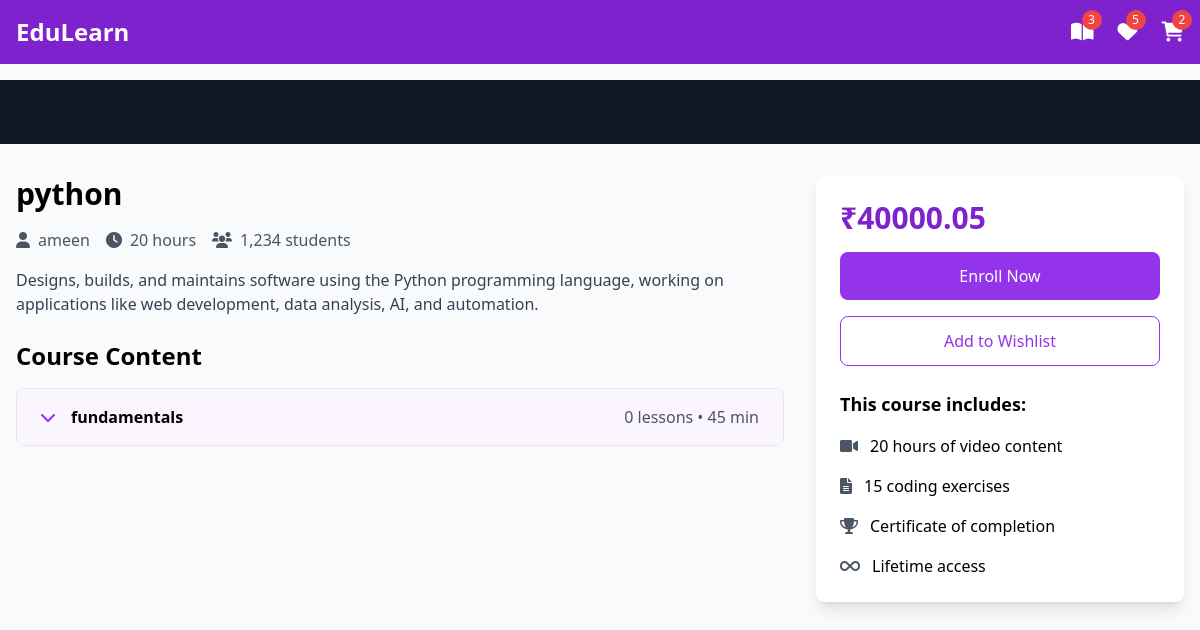
Before: /course/details/1 with the older database file.
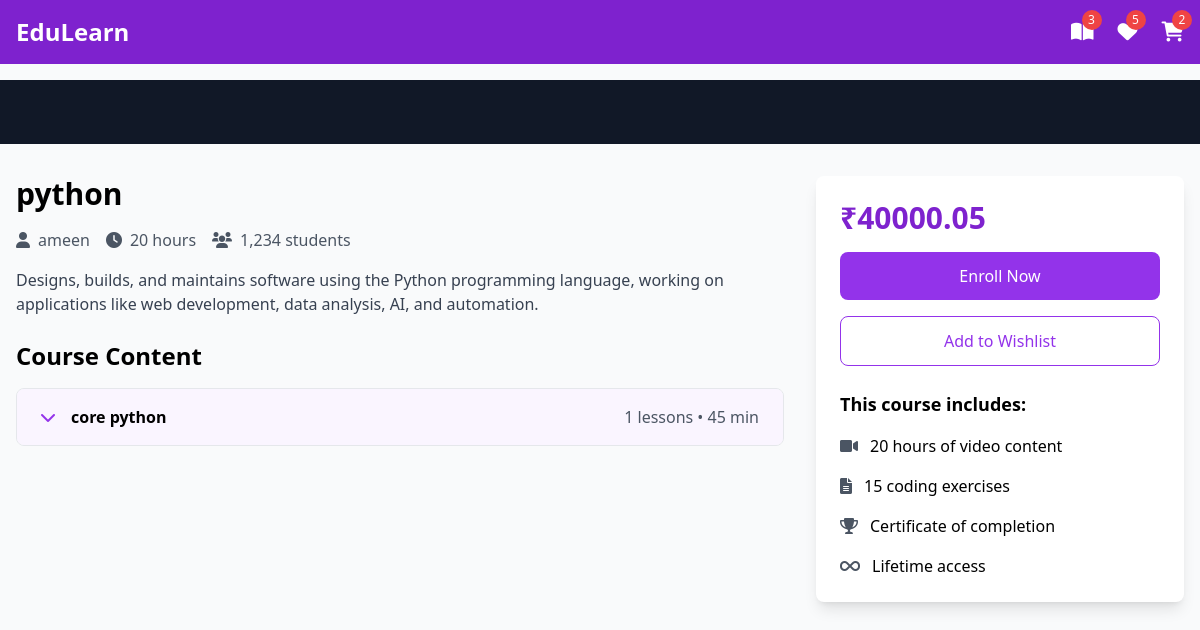
After: the same page with the newer database file.
### instructorapp/models.py (models this page shows, shortened)
class Course(models.Model):
    owner=models.ForeignKey(User,on_delete=models.SET_NULL,null=True,related_name="owner")
    Category=models.ManyToManyField(Category,related_name="category")
    title=models.CharField(max_length=200)
    description=models.TextField()
    image=models.ImageField(upload_to="course_img",null=True,blank=True,default="course_img/default.jpg")
    price=models.DecimalField(max_digits=7,decimal_places=2)
    thumbnail=EmbedVideoField()
    created_date=models.DateField(auto_now=True)

class User(AbstractUser):
    option=(
        ('instructor','instructor'),
        ('student','student')
    )
    role=models.CharField(max_length=100,choices=option,default="student")

class Module(models.Model):
    course=models.ForeignKey(Course,on_delete=models.CASCADE,related_name="module")
    title=models.CharField(max_length=150)
    order=models.IntegerField()

### studentapp/views.py (the view)
# urls.py: path('course/details/<int:id>',studView.CourseDetails.as_view(),name='coursedetails'),
class CourseDetails(View):
    def get(self,request,**kwargs):
        course=Course.objects.get(id=kwargs.get("id"))
        return render(request,'course_details.html',{'course':course})

### studentapp/templates/course_details.html (shortened to what this page needs)
{% load embed_video_tags %}
<!DOCTYPE html>
<html lang="en">
<head>
    <script src="https://cdn.tailwindcss.com"></script>
    <link href="https://cdnjs.cloudflare.com/ajax/libs/font-awesome/6.0.0/css/all.min.css" rel="stylesheet">
</head>
<body class="bg-gray-50">
    <nav class="bg-purple-700 fixed w-full z-20 top-0 left-0">
        <div class="max-w-screen-xl flex flex-wrap items-center justify-between mx-auto p-4">
            <a href="#" class="flex items-center">
                <span class="self-center text-2xl font-semibold text-white">EduLearn</span>
            </a>
            <div class="flex items-center space-x-6">
                <div class="relative group">
                    <a href="#" class="text-white hover:text-purple-200">
                        <i class="fas fa-book-open text-xl"></i>
                        <span
                            class="absolute -top-2 -right-2 bg-red-500 text-white text-xs rounded-full h-5 w-5 flex items-center justify-center">3</span>
                    </a>
                </div>
                <div class="relative group">
                    <a href="#" class="text-white hover:text-purple-200">
                        <i class="fas fa-heart text-xl"></i>
                        <span
                            class="absolute -top-2 -right-2 bg-red-500 text-white text-xs rounded-full h-5 w-5 flex items-center justify-center">5</span>
                    </a>
                </div>
                <div class="relative group">
                    <a href="#" class="text-white hover:text-purple-200">
                        <i class="fas fa-shopping-cart text-xl"></i>
                        <span
                            class="absolute -top-2 -right-2 bg-red-500 text-white text-xs rounded-full h-5 w-5 flex items-center justify-center">2</span>
                    </a>
                </div>
            </div>
        </div>
    </nav>
    <div class="pt-20">
        <div class="bg-gray-900 w-full">
            <div class="max-w-screen-xl mx-auto px-4 py-8">
                    {% video thumbnail '1280x960' %}
            </div>
        </div>
        {% endvideo %}
        <div class="max-w-screen-xl mx-auto px-4 py-8 grid grid-cols-1 lg:grid-cols-3 gap-8">
            <div class="lg:col-span-2">
                <h1 class="text-3xl font-bold mb-4">{{course.title}}</h1>
                <div class="flex items-center mb-4 text-gray-600">
                    <span class="mr-4"><i class="fas fa-user mr-2"></i>{{course.owner}}</span>
                    <span class="mr-4"><i class="fas fa-clock mr-2"></i>20 hours</span>
                    <span><i class="fas fa-users mr-2"></i>1,234 students</span>
                </div>
                <p class="text-gray-700 mb-6">{{course.description}}</p>
                <div class="space-y-4">
                    <h2 class="text-2xl font-bold mb-4">Course Content</h2>
                    {% for module in course.module.all %}
                    <div class="border rounded-lg overflow-hidden">
                        <button
                            class="w-full px-6 py-4 bg-purple-50 hover:bg-purple-100 flex items-center justify-between"
                            onclick="toggleModule('module{{forloop.counter}}')">
                            <div class="flex items-center">
                                <i class="fas fa-chevron-down mr-4 text-purple-600"></i>
                                <span class="font-semibold">{{module.title}}</span>
                            </div>
                            <span class="text-gray-600">{{module.lesson.all.count}} lessons • 45 min</span>
                        </button>
                    </div>
                    {% endfor %}
                </div>
            </div>
            <div class="lg:col-span-1">
                <div class="bg-white p-6 rounded-lg shadow-lg sticky top-24">
                    <div class="text-3xl font-bold mb-4 text-purple-700"> ₹{{course.price}}</div>
                    <button
                        class="w-full bg-purple-600 text-white py-3 rounded-lg mb-4 hover:bg-purple-700 transition duration-300">
                        Enroll Now
                    </button>
                    <button
                        class="w-full border border-purple-600 text-purple-600 py-3 rounded-lg mb-6 hover:bg-purple-50 transition duration-300">
                        Add to Wishlist
                    </button>
                    <div class="space-y-4">
                        <h3 class="font-bold text-lg">This course includes:</h3>
                        <div class="flex items-center">
                            <i class="fas fa-video mr-3 text-gray-600"></i>
                            <span>20 hours of video content</span>
                        </div>
                        <div class="flex items-center">
                            <i class="fas fa-file-alt mr-3 text-gray-600"></i>
                            <span>15 coding exercises</span>
                        </div>
                        <div class="flex items-center">
                            <i class="fas fa-trophy mr-3 text-gray-600"></i>
                            <span>Certificate of completion</span>
                        </div>
                        <div class="flex items-center">
                            <i class="fas fa-infinity mr-3 text-gray-600"></i>
                            <span>Lifetime access</span>
                        </div>
                    </div>
                </div>
            </div>
        </div>
    </div>
</body>
</html>

Changed rows visible on the page:
removed Module: title "fundamentals", lesson.all.count "0"
added Module: title "core python", lesson.all.count "1"
